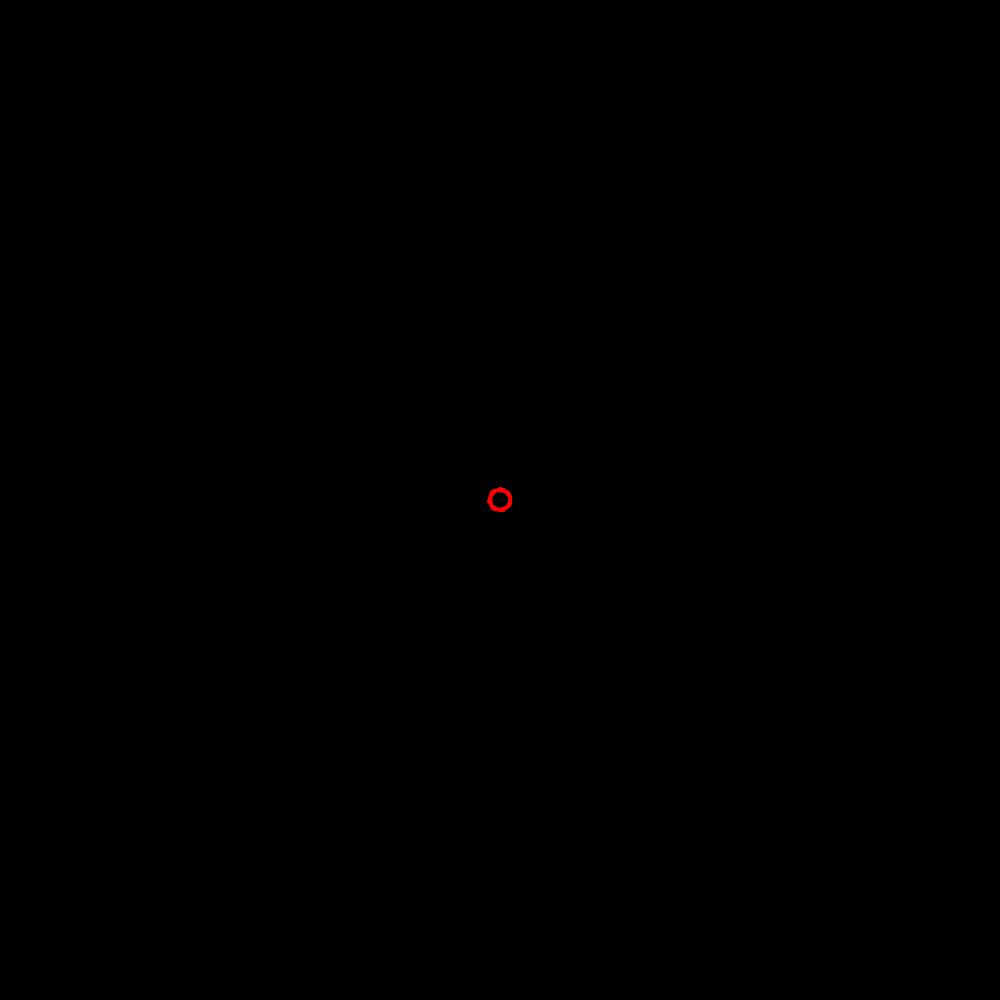
Frame 1 (no input)
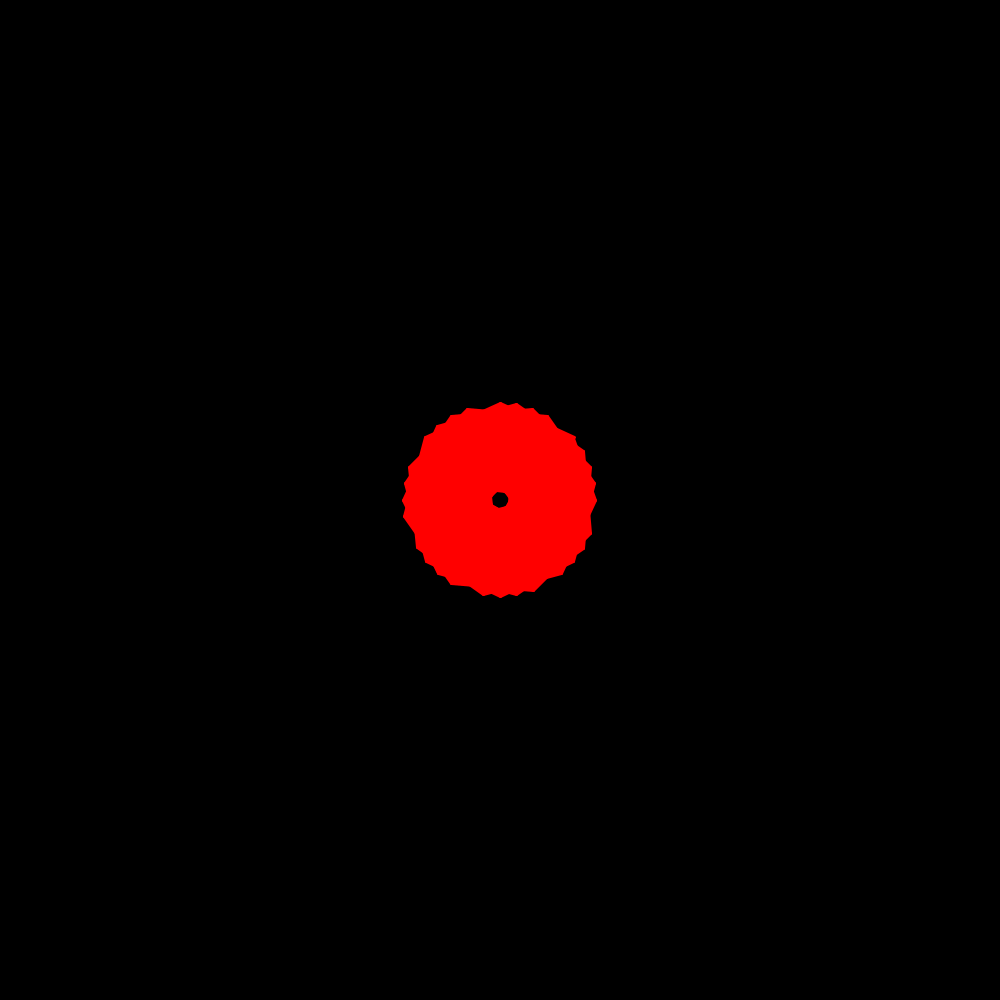
Frame 60 (the mouse pressed at the canvas centre just before this capture)
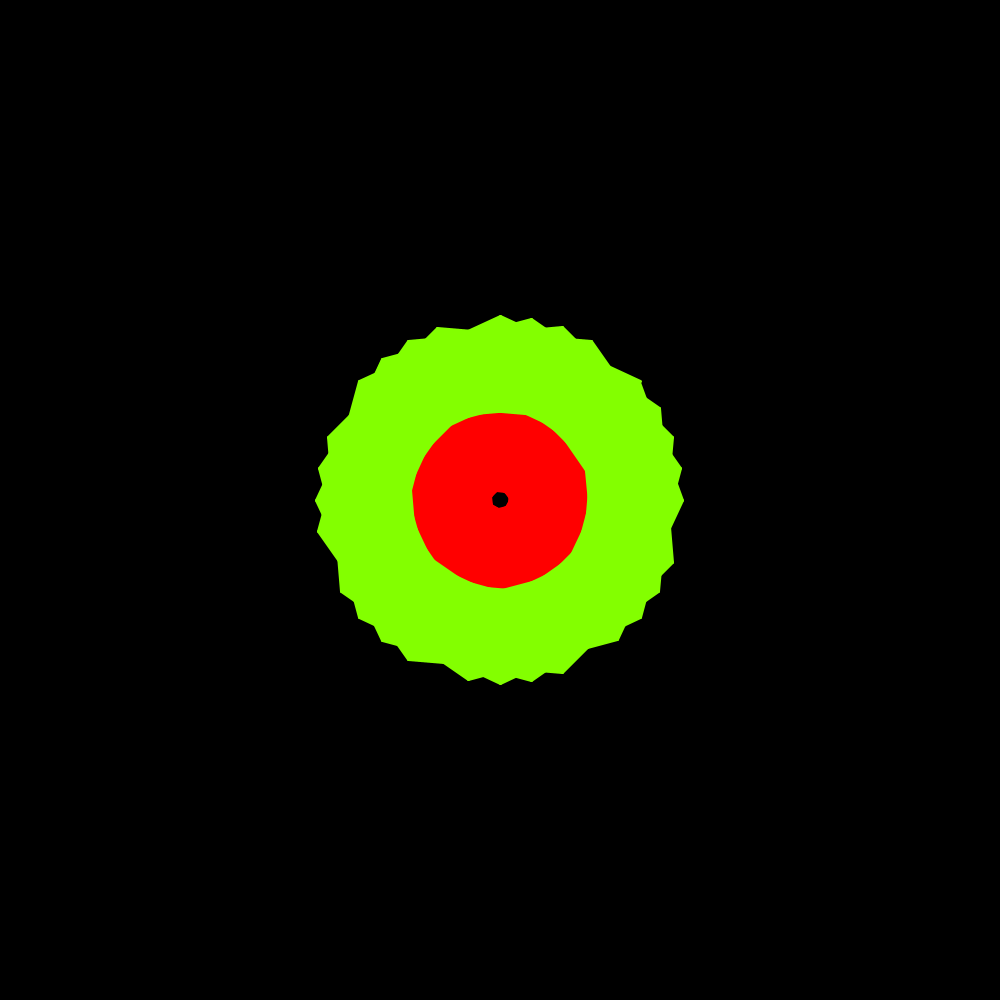
Frame 120 (the mouse held since frame 60 and released just before this capture)

The Processing sketch that drew these frames (run headless with seeded random() and noise(); from frame 60 on, the mouse is pressed at the canvas centre):

// Processing sketch: lineasNoRandom
// ── lineasNoRandom.pde
float radio = 10;
int centX; 
int centY;
float x, y;
float lastX = -999;
float lastY = -999;

int sepX = 33;
int sepY = 33;

int hue;


void setup() {
  //frameRate(60);
  size(1000, 1000 );
  background(0);
  centX = width/2;
  centY = height/2;
  smooth(8);
  strokeWeight(3);
  colorMode(HSB);
  noFill();
}

void draw() {  

  hue = (int)map(mouseX, 0, width, 0, 255);
  //background(0);
  
  for (float ang = 0; ang <= 1440; ang+=50) {
    stroke(hue/2, 255, 255);
    float rad = radians(ang);
    radio+=0.05;
    x = centX + (radio * cos(rad));
    y = centY + (radio * sin(rad));

    if (lastX > -999) {
      line(x, y, lastX, lastY);
    }


    lastX = x;
    lastY = y;
  }

/*
  for (float ang = 0; ang <= 360; ang+=5) {
    stroke(hue, 128, 128);
    float rad = radians(ang);
    radio+=0.05;
    x = centX + (radio * cos(rad));
    y = centY + (radio * sin(rad));
    line(x+sepX, y+sepY, mouseX, mouseY);
  }

  for (float ang = 0; ang <= 360; ang+=7) {
    stroke(hue/3, 255, 255);
    float rad = radians(ang);
    radio+=0.05;
    x = centX + (radio * cos(rad));
    y = centY + (radio * sin(rad));
    line(x+66, y+66, mouseX, mouseY);
  }
  
  */
}
